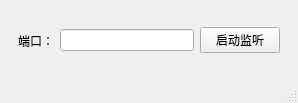
<?xml version="1.0" encoding="UTF-8"?>
<ui version="4.0">
 <class>MainWindow</class>
 <widget class="QMainWindow" name="MainWindow">
  <property name="geometry">
   <rect>
    <x>0</x>
    <y>0</y>
    <width>298</width>
    <height>103</height>
   </rect>
  </property>
  <property name="windowTitle">
   <string>MainWindow</string>
  </property>
  <widget class="QWidget" name="centralwidget">
   <layout class="QHBoxLayout" name="horizontalLayout_2">
    <item>
     <widget class="QWidget" name="widget" native="true">
      <layout class="QHBoxLayout" name="horizontalLayout">
       <item>
        <widget class="QLabel" name="label">
         <property name="text">
          <string>端口：</string>
         </property>
        </widget>
       </item>
       <item>
        <widget class="QLineEdit" name="port"/>
       </item>
       <item>
        <widget class="QPushButton" name="btn_Setlisten">
         <property name="text">
          <string>启动监听</string>
         </property>
        </widget>
       </item>
      </layout>
     </widget>
    </item>
   </layout>
  </widget>
  <widget class="QMenuBar" name="menubar">
   <property name="geometry">
    <rect>
     <x>0</x>
     <y>0</y>
     <width>298</width>
     <height>21</height>
    </rect>
   </property>
  </widget>
  <widget class="QStatusBar" name="statusbar"/>
 </widget>
 <resources/>
 <connections/>
</ui>
